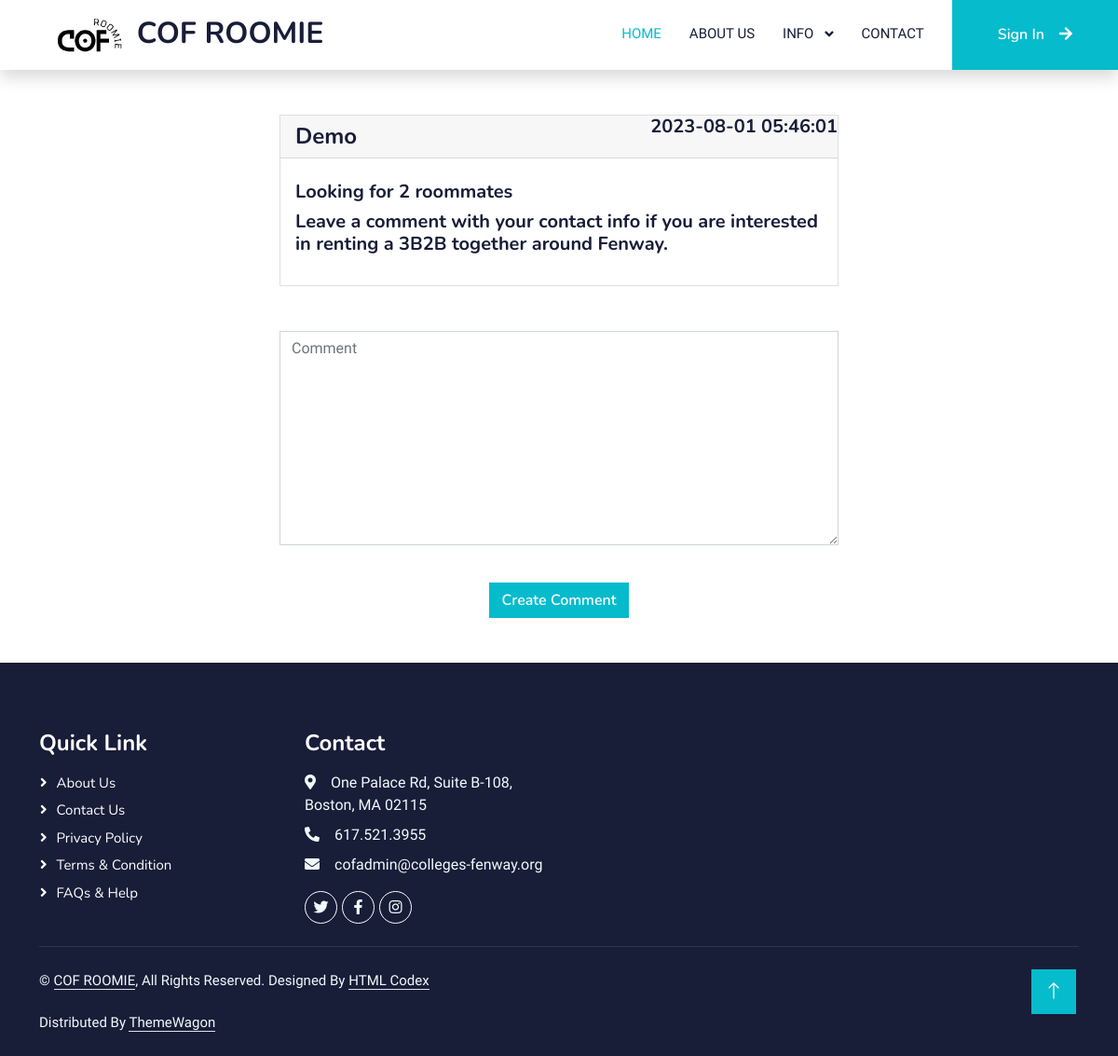
The app's page /show_post.php?id=50 with its own data.
### tables this page shows
CREATE TABLE `user_post` (
  `id` int(3) NOT NULL,
  `title` varchar(255) NOT NULL,
  `body` text NOT NULL,
  `username` varchar(255) NOT NULL,
  `created_dt` timestamp NOT NULL DEFAULT current_timestamp()
);

### show_post.php (the view, shortened to what this page needs)
<?php require "includes/header.php"; ?>
<?php
require "config.php";
?>
<?php
if (isset($_GET['id'])) {
    $id = $_GET['id'];
    $singlePost = $conn->query("SELECT * FROM user_post WHERE id = '$id'");
    $singlePost->execute();
    $posts = $singlePost->fetch(PDO::FETCH_OBJ);
}
?>
<div class="form-signin w-50 m-auto mt-5">
    <div class="card">
        <h4 class="card-header">
            <?php echo $posts->username; ?>
            <h5><span class="position-absolute top-0 end-0 text-center">
                    <?php echo $posts->created_dt; ?>
                </span></h5>
        </h4>
        <div class="card-body">
            <h5 class="card-title">
                <?php echo $posts->title; ?>
                <h5>
                    <p class="card-text">
                        <?php echo $posts->body; ?>
        </div>
    </div>
</div>
<div class="form-signin w-50 m-auto mt-5 ">
    <form method="POST" id="comment_data">
        <div>
            <textarea rows="9" name="comment" class="form-control" aria-labelledby="passwordHelpBlock"
                placeholder="Comment" id="comment"></textarea>
        </div>
        <div class="text-center  mt-2 pt-2">
            <button name="submit" type="submit" class="btn btn-primary">Create Comment</button>
        </div>
    </form>
</div>
<?php require "includes/footer.php"; ?>

### css/custom.css (style rules this page uses)
:root { --primary: #06BBCC; --light: #F0FBFC; --dark: #181d38; }
.btn { font-family: 'Nunito', sans-serif; font-weight: 600; transition: .5s; }
.btn.btn-primary, .btn.btn-secondary { color: #FFFFFF; }

### records on screen
user_post: username "Demo", created_dt "2023-08-01 05:46:01", title "Looking for 2 roommates", body "Leave a comment with your contact info if you are interested in renting a 3B2B together around Fenway."
